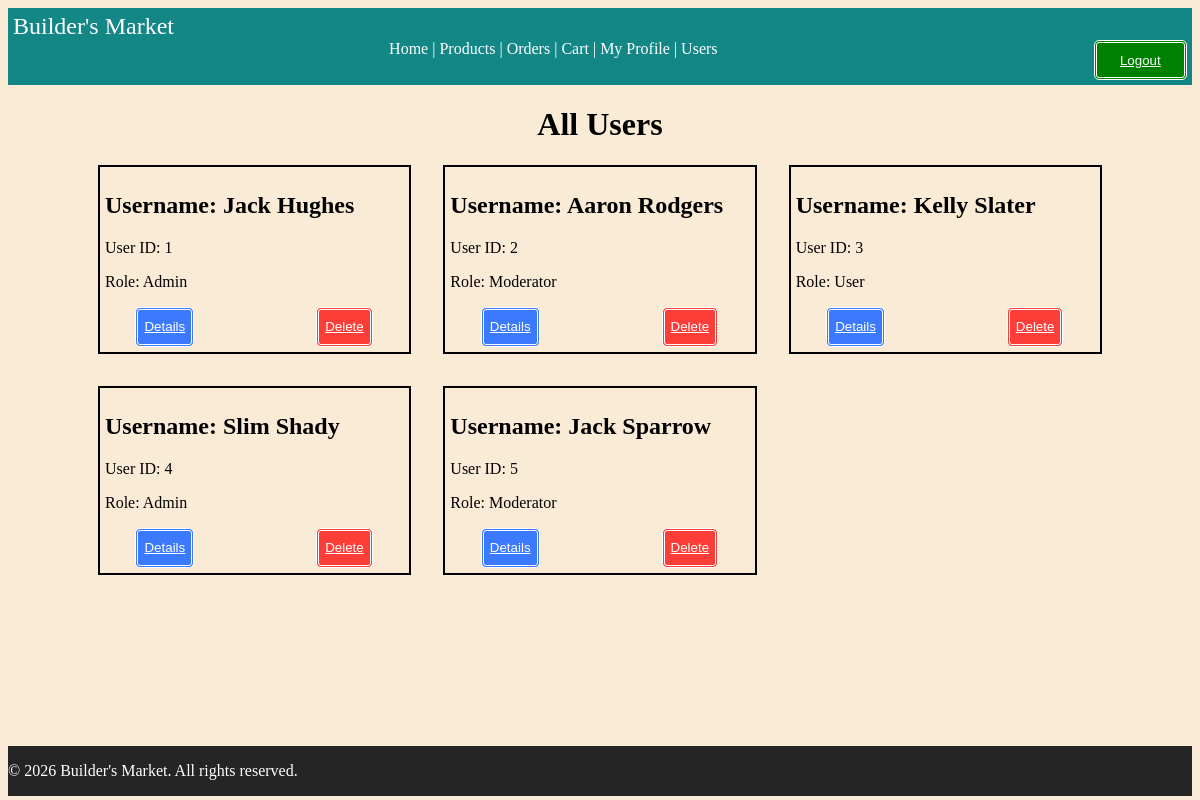
/admin/users (signed in), run on an earlier commit of the app's database.
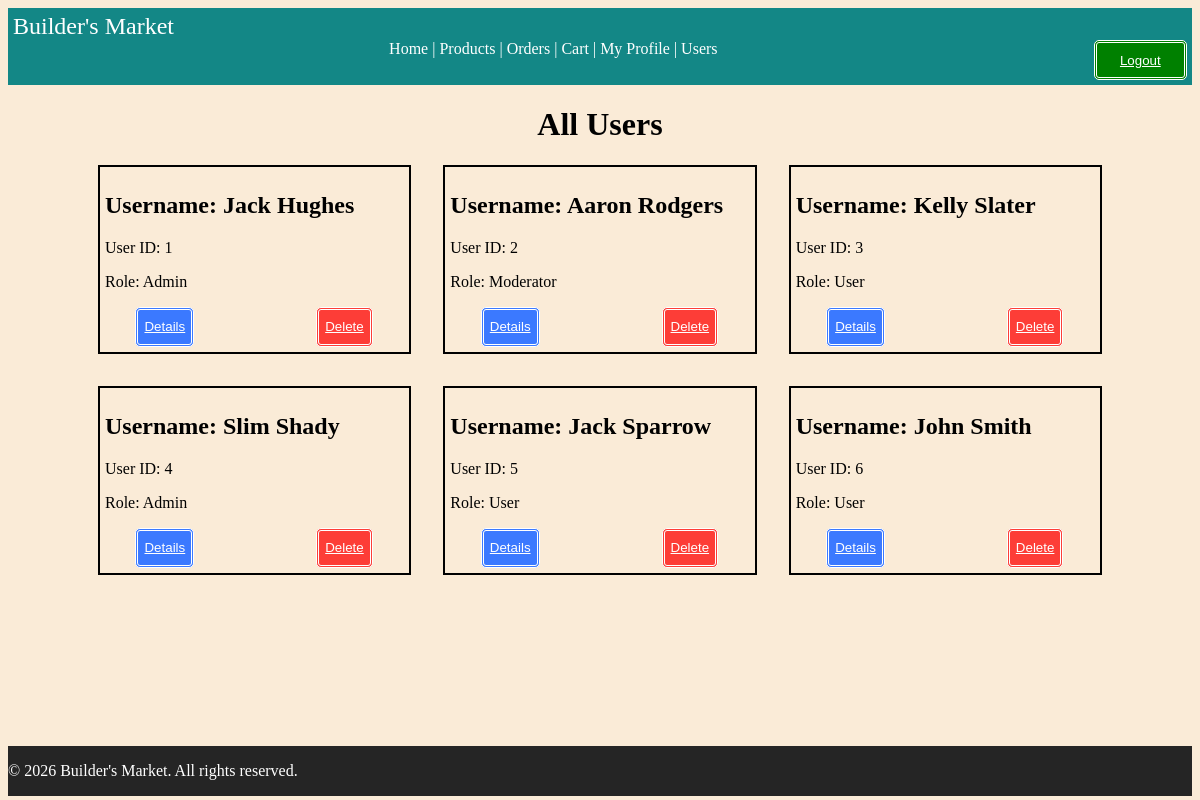
And on a later commit of the database.
### tables this page shows
CREATE TABLE users (
    user_id INTEGER PRIMARY KEY,
    username VARCHAR(50) NOT NULL UNIQUE,
    email VARCHAR(255) NOT NULL UNIQUE,
    password_hash VARCHAR(255) NOT NULL,
    is_active INTEGER DEFAULT 0,
    created_at DATETIME DEFAULT CURRENT_TIMESTAMP,
    updated_at DATETIME DEFAULT CURRENT_TIMESTAMP
);

CREATE TABLE roles (
    role_id INTEGER PRIMARY KEY,
    role_name VARCHAR(50) NOT NULL UNIQUE,
    description TEXT NOT NULL,
    created_at DATETIME DEFAULT CURRENT_TIMESTAMP
);

### routes/admin.py (the view)
@admin_bp.route('/users', methods=['GET'])
@require_auth
@user_role_required('Admin')
def view_users():
    users = User.GetAll()
    return render_template('admin/users.html', users=users)

### auth/auths.py (called while the page is built)
def require_auth(f):
    @wraps(f)
    def wrapped_view(*args, **kwargs):
        if not g.get("user"):
          abort(401)
        return f(*args, **kwargs)
    return wrapped_view

def user_role_required(*roles):
    def decorator(f):
        @wraps(f)
        def wrapped_view(*arg, **kwargs):
            if g.user is None:
                flash("Not Authenticated. Please Login")
                abort(401)
            user_role = (g.user.role or "").strip().lower()
            allowed_roles = [r.strip().lower() for r in roles]
            if user_role not in allowed_roles:
                abort(403)
            print(f"Role '{roles}' required for: {request.path}")  # Debugging statement
            return f(*arg, **kwargs)
        return wrapped_view
    return decorator

### database/connection.py (called while the page is built)
def get_connection():
    try:
        conn = sqlite3.connect(Config.DATABASE)
        conn.row_factory = sqlite3.Row
        return conn
    except Error as e:
        print(f"Database connection error: {e}")
        return None

### templates/admin/users.html (shortened to what this page needs)
{% extends "base.html" %}
{% block content %}
<h1> All Users </h1>
<div class="user-grid">
{% for user in users %}
<div class="user-card" >
<h2> Username: {{user.username}}</h2>
    <p>User ID: {{user.user_id}}</p>
    <p>Role: {{user.role}}</p>
    <div class="left">
        <button class="blueButton" type="submit">
            <a href="{{url_for('admin.user_detail', user_id=user.user_id)}}"> Details </a>
        </button>
    </div>
    <div class="right">
        <button class="redButton">
        <a  href="{{ url_for ('admin.delete_user', user_id = user.user_id)}}">  Delete</a>
    </button>
    </div>
</div>
{% endfor %}
</div>
{% endblock %}

What changed in the data, as far as the page shows it:
changed users "Jack Sparrow": role "Moderator" → "User"
added users: username "John Smith", user_id "6", role "User"
